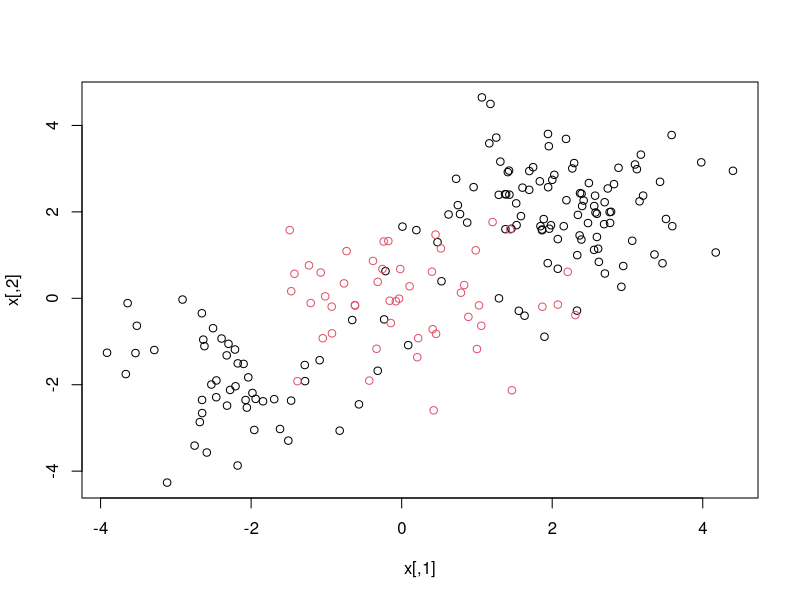
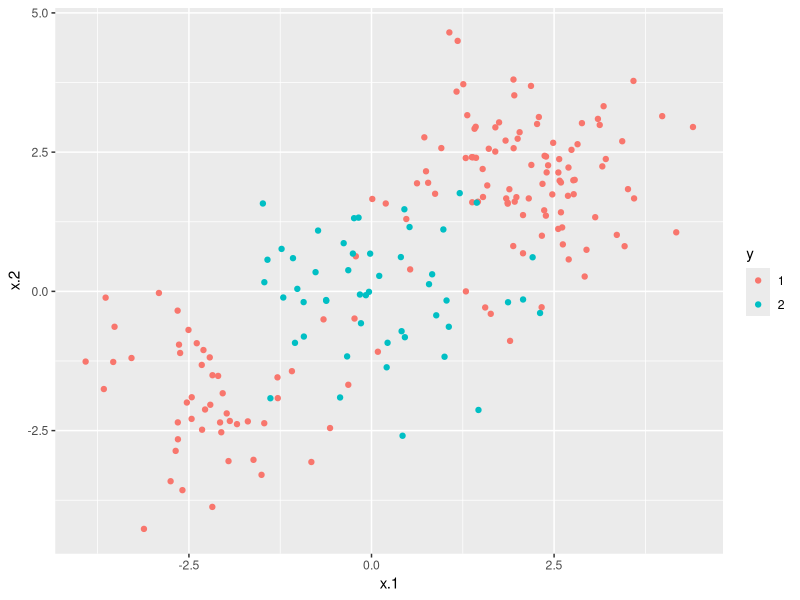
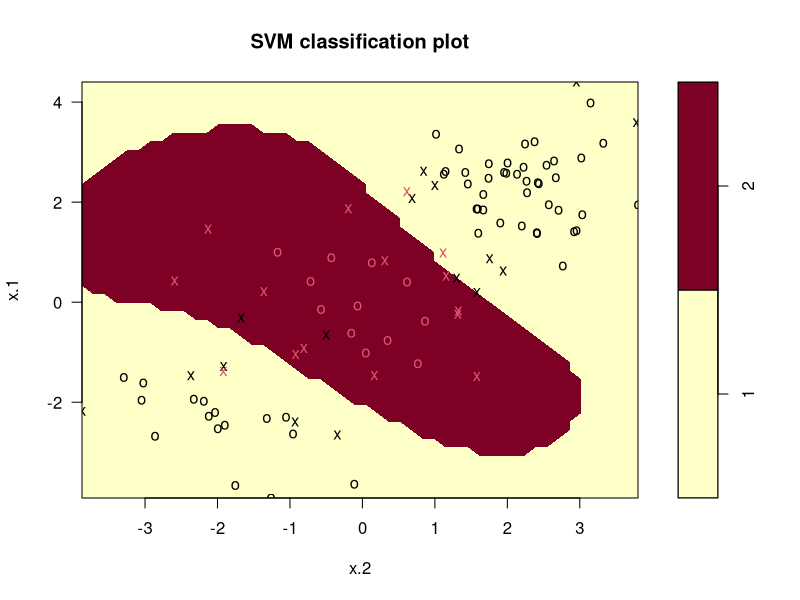
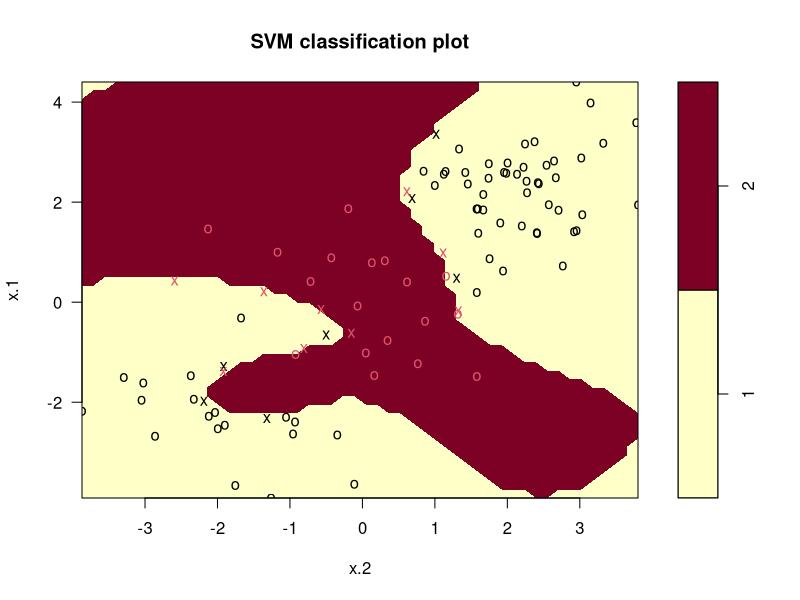
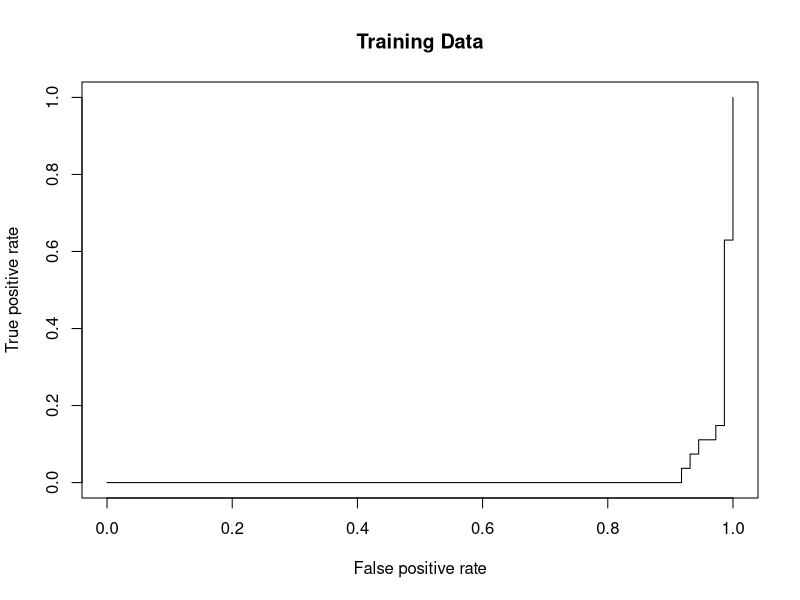

R code for these plots, in order:
### Support Vector Machine ###
library(ggplot2)
library(e1071)
set.seed (1)
x=matrix(rnorm(200*2), ncol=2)

# Make the first 150 samples encompass the last 50 samples, so that it is not linearly separable 
x[1:100,]=x[1:100,]+2
x[101:150,]=x[101:150,]-2
y=c(rep(1,150),rep(2,50))
dat=data.frame(x=x,y=as.factor(y))

# Plot the data
plot(x, col = y)

# Or use ggplot which is nicer :O:O
p1 <- ggplot(dat, aes(x=x.1, y=x.2))
p2 <- p1 + geom_point(aes(color = y)) ; p2

# Now lets split our data into train and test
train.index <- sample(200, 100)

# Now we fit a model, noting here that we use a radial kernel 
svm.fit <- svm(y~., data = dat[train.index,], kernel = "radial", gamma = 1, cost = 1)
summary(svm.fit)

# We see here that there are a fair amount of training errors
plot(svm.fit, dat[train.index,])

# Lets try a model that has a higher cost => we try to fit the training data better => thinner margin => may overfit
svm.fit <- svm(y~., data = dat[train.index,], kernel ="radial", gamma = 1, cost = 1e5)

# We see here that there are practically no errors, but the decision boundary looks very weird, and is most likely overfitting
plot(svm.fit, dat[train.index,])

# Now as in support vector classifiers we can use the tune method in e1071 
set.seed(1)
tune.out=tune(svm, y~., data=dat[train.index,], kernel="radial",
              ranges=list(cost=c(0.1,1,10,100,1000),
                          gamma=c(0.5,1,2,3,4) ))
summary(tune.out)

# Lets predict the test set
y.pred <- predict(tune.out$best.model, dat[-train.index,])
dim(dat[-train.index,])

# Lets see the accuracy of the model with the lowest error
table(true=dat[-train.index,"y"], pred=predict(tune.out$best.model, dat[-train.index ,]))

# Now lets plot the ROC Curves
library(ROCR)
rocplot <- function(pred,truth,...) {
  predob <- prediction(pred, truth)
  perf <- performance(predob, "tpr", "fpr")
  plot(perf,...)
}
svm.fit.opt <- svm(y~., data=dat[train.index,], kernel="radial", gamma = 2, cost = 1, decision.values = TRUE)
fitted <- attributes(predict(svm.fit.opt, dat[train.index,], decision.values=TRUE))$decision.values
attributes(predict(svm.fit.opt, dat[train.index,], decision.values=TRUE))
rocplot(fitted, dat[train.index,"y"], main = "Training Data")
